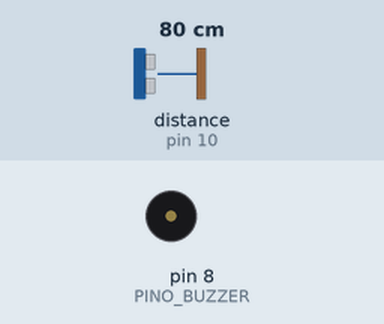
A sketch run on a simulated Arduino Uno, built with avr-gcc and run on an emulated ATmega328P. On the bench: buzzer (waves = sounding). Wiring (inferred from the names in the program): ultrasonic range finder: trigger pin 9; echo pin 10. Inputs (shaded band) come from the test bench; at power-on: distance to the obstacle (sensor on pin 10) 80 cm. The echo pulse lasts 58.3 µs per cm.

Above: at 1.2 s.
1.3 s: distance to the obstacle (sensor on pin 10) set to 63 cm
2.8 s: distance to the obstacle (sensor on pin 10) set to 56 cm
At 3.39 s:
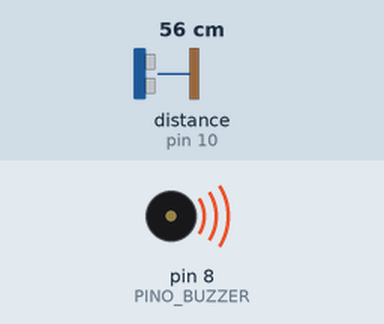
5.8 s: distance to the obstacle (sensor on pin 10) set to 12 cm
At 6.31 s:
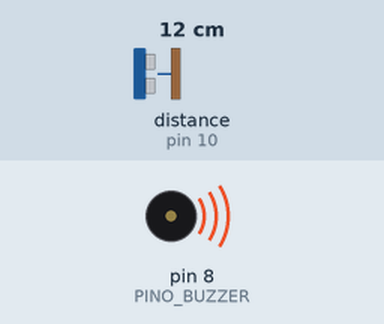
8.8 s: distance to the obstacle (sensor on pin 10) set to 9 cm
At 10.0 s:
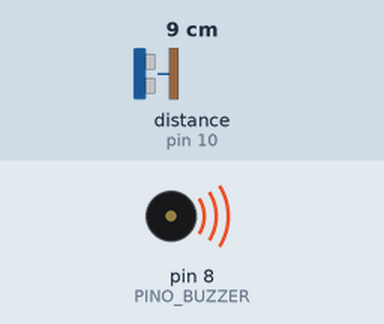
10.3 s: distance to the obstacle (sensor on pin 10) set to 120 cm
At 10.8 s:
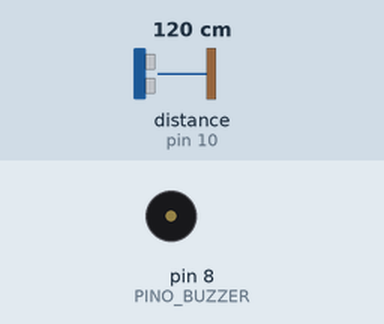
Timing chart, 0 to 12.9 s (numbered marks = the images above; inputs shaded):
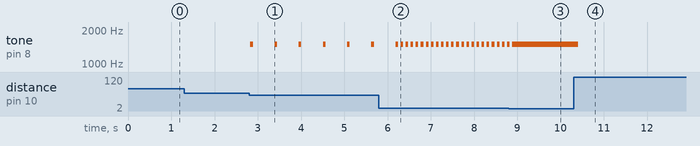

Measured:
- the behaviour switches between 61 and 60 cm on distance to the obstacle (sensor on pin 10) (found by bisection; images 0 and 1)
- the behaviour switches between 11 and 10 cm on distance to the obstacle (sensor on pin 10) (found by bisection; images 2 and 3)
- after the input at 1.3 s, every drawn part: stays the same
- after the input at 2.8 s, tone on pin 8 (PINO_BUZZER): alternates 1500 Hz for 0.06 s and silent for 0.50 s, starting at once
- after the input at 5.8 s, tone on pin 8 (PINO_BUZZER): alternates 1500 Hz for 0.06 s and silent for 0.06 s, starting after 0.50 s
- after the input at 8.8 s, tone on pin 8 (PINO_BUZZER): goes on until 8.9 s, then stays 1500 Hz
- after the input at 10.3 s, tone on pin 8 (PINO_BUZZER): 1500 Hz → silent after 0.11 s

The sketch:

aula20_nivel3.ino
```cpp
// Aula 20 – Nível 3: Sensor de estacionamento
// pecas: ultrassom 9 10; buzzer 8
// Bipes mais rápidos quanto mais perto; abaixo de 10 cm, som contínuo
#include <Arduino.h>                                  // funções do Arduino (pinMode, digitalWrite, delay...)
#define TRIG 9                                        // TRIG do HC-SR04 no pino 9
#define ECHO 10                                       // ECHO do HC-SR04 no pino 10
#define PINO_BUZZER 8                                 // buzzer no pino 8

float medir() {                                       // devolve a distância em cm
  digitalWrite(TRIG, LOW);  delayMicroseconds(2);     // garante o TRIG em nível baixo
  digitalWrite(TRIG, HIGH); delayMicroseconds(10);    // pulso de 10 µs dispara a medição
  digitalWrite(TRIG, LOW);                            // fim do pulso
  return pulseIn(ECHO, HIGH, 30000) * 0.0343 / 2;     // 30 ms de limite: sem eco devolve 0
}

void setup() {                                        // roda uma vez, quando a placa liga
  pinMode(TRIG, OUTPUT);                              // TRIG como saída
  pinMode(ECHO, INPUT);                               // ECHO como entrada
}

void loop() {                                         // repete para sempre
  float cm = medir();                                 // distância atual
  if (cm > 0 && cm < 10) {                            // muito perto
    tone(PINO_BUZZER, 1500);                          // som contínuo
    delay(100);                                       // espera 100 ms
  } else if (cm > 0 && cm < 60) {                     // pausa proporcional à distância
    tone(PINO_BUZZER, 1500, 60);                      // bipe curto de 60 ms
    delay(cm * 10);                                   // espera o tempo calculado (ms)
  } else {
    noTone(PINO_BUZZER);                              // silêncio
    delay(100);                                       // espera 100 ms
  }
}
```
